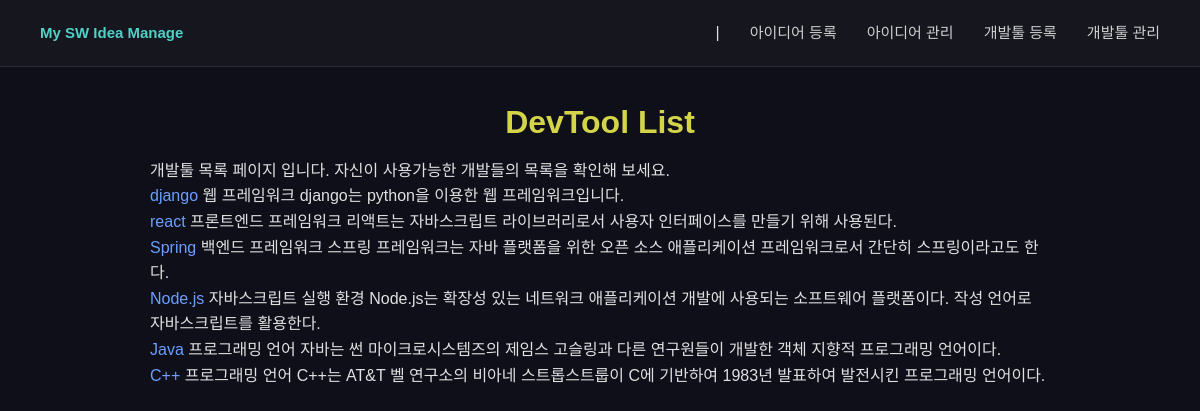
Screenshot of /devtools/ with the database file from the repository.
### IdeaSite/models.py (models this page shows, shortened)
class DevTool(models.Model):
    name = models.CharField(max_length=100)
    kind = models.CharField(max_length=100)
    content = models.TextField()

### IdeaSite/views.py (the view)
# urls.py: path('devtools/', views.develop_list, name='develop_list'),
def develop_list(request):
    devtools = DevTool.objects.all()
    context = {'devtools': devtools}
    return render(request, 'IdeaSite/develop_list.html', context)

### IdeaSite/templates/IdeaSite/develop_list.html (shortened to what this page needs)
{% extends 'IdeaSite/base.html' %}
{% block content %}
<h1>DevTool List</h1>
<p>개발툴 목록 페이지 입니다. 자신이 사용가능한 개발들의 목록을 확인해 보세요.</p>
{% for devtool in devtools %}
    <p><a href="{% url 'develop_detail' devtool.id %}">{{ devtool.name }}</a> {{ devtool.kind }} {{ devtool.content }}</p>
{% endfor %}
{% endblock %}

### IdeaSite/templates/IdeaSite/base.html (shortened to what this page needs)
{% load static %}
<!DOCTYPE html>
<html lang="ko">
<head>
    <link rel="stylesheet" href="{% static 'style.css' %}">
</head>
<body>
    <nav>
        <a href="{% url 'idea_list' %}">My SW Idea Manage</a> |
        <a href="{% url 'idea_register' %}">아이디어 등록</a>
        <a href="{% url 'idea_list' %}">아이디어 관리</a>
        <a href="{% url 'develop_register' %}">개발툴 등록</a>
        <a href="{% url 'develop_list' %}">개발툴 관리</a>
    </nav>
    {% block content %}
    {% endblock %}
</body>
</html>

### static/style.css (style rules this page uses)
* { margin: 0; padding: 0; box-sizing: border-box; }
body { background-color: #0f0f1a; color: #e0e0e0; font-family: 'Malgun Gothic', sans-serif; line-height: 1.6; }
nav { background-color: #16161f; padding: 20px 40px; display: flex; gap: 30px; align-items: center; border-bottom: 1px solid #2a2a3a; }
nav a { color: #cfcfcf; text-decoration: none; font-size: 15px; }
nav a:first-child { color: #4fd1c5; font-weight: bold; margin-right: auto; }
h1 { color: #d4d44a; text-align: center; margin: 30px 0 10px; }
body > form, body > div, body > p, body > a, body > h1, body > h3, body > img, body > hr, body > button { max-width: 900px; margin-left: auto; margin-right: auto; }
a { color: #6c9fff; text-decoration: none; }

### rows the page displays
DevTool: name "django", kind "웹 프레임워크", content "django는 python을 이용한 웹 프레임워크입니다."
DevTool: name "react", kind "프론트엔드 프레임워크", content "리액트는 자바스크립트 라이브러리로서 사용자 인터페이스를 만들기 위해 사용된다."
DevTool: name "Spring", kind "백엔드 프레임워크", content "스프링 프레임워크는 자바 플랫폼을 위한 오픈 소스 애플리케이션 프레임워크로서 간단히 스프링이라고도 한다."
DevTool: name "Node.js", kind "자바스크립트 실행 환경", content "Node.js는 확장성 있는 네트워크 애플리케이션 개발에 사용되는 소프트웨어 플랫폼이다. 작성 언어로 자바스크립트를 활용한다."
DevTool: name "Java", kind "프로그래밍 언어", content "자바는 썬 마이크로시스템즈의 제임스 고슬링과 다른 연구원들이 개발한 객체 지향적 프로그래밍 언어이다."
DevTool: name "C++", kind "프로그래밍 언어", content "C++는 AT&T 벨 연구소의 비아네 스트롭스트룹이 C에 기반하여 1983년 발표하여 발전시킨 프로그래밍 언어이다."
